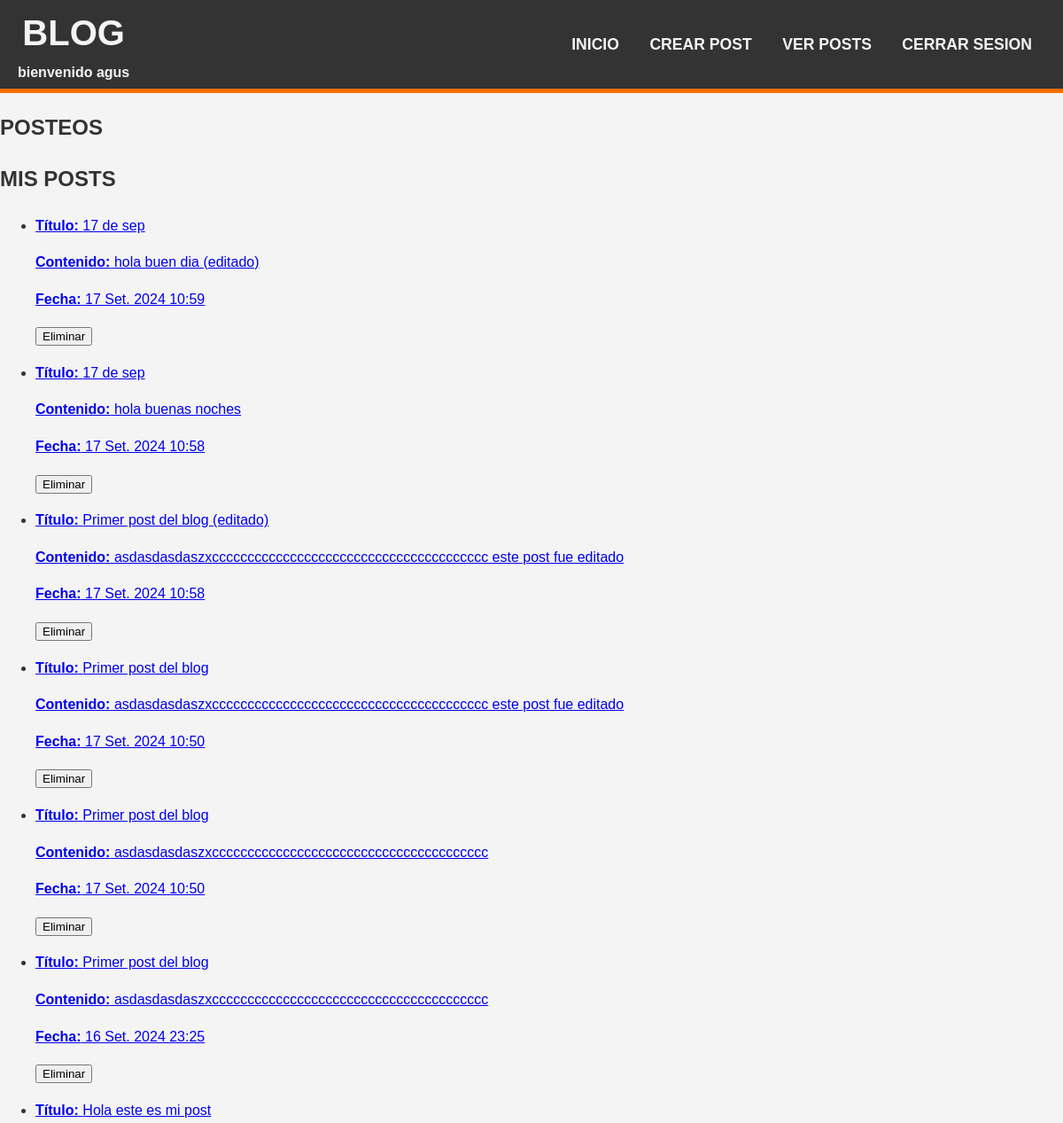
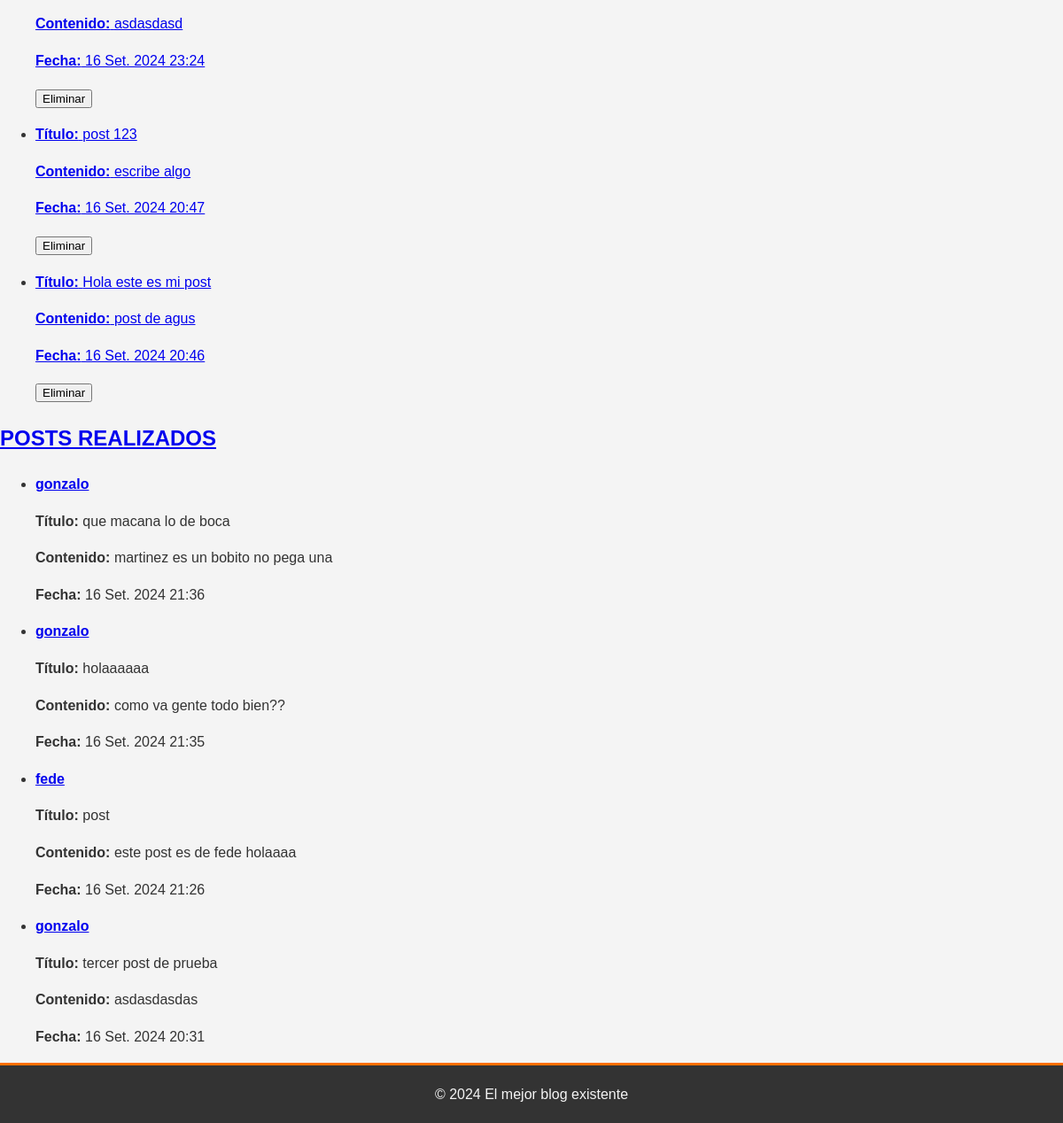
Before: /posts/ (signed in) with the older database file (2 pictures, top to bottom).
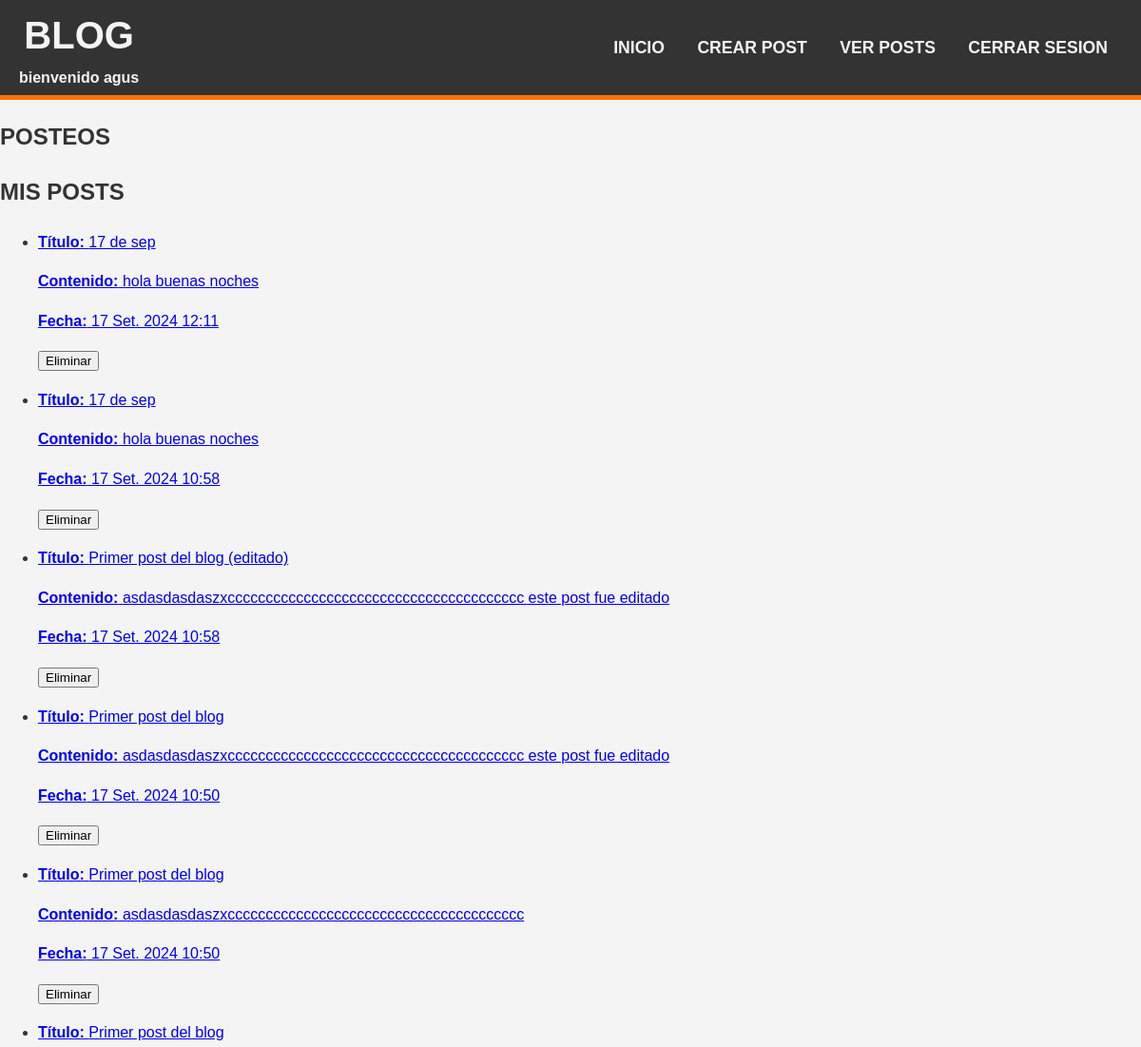
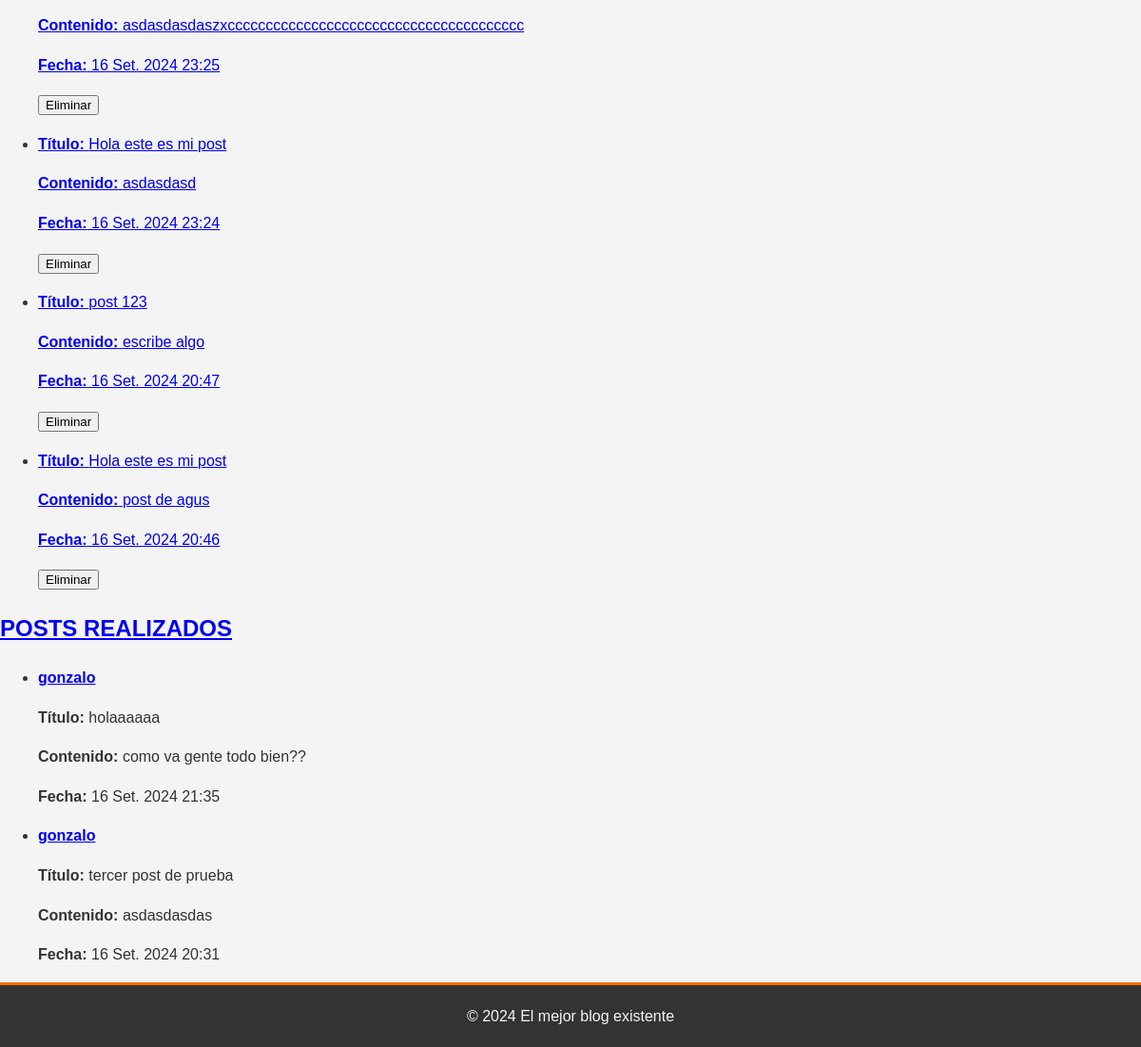
After: the same page with the newer database file (2 pictures, top to bottom).
### post/models.py (models this page shows, shortened)
class Posteo(models.Model):
    titulo = models.CharField(max_length=120)
    contenido= models.TextField()
    Fecha_de_publicacion = models.DateTimeField(auto_now_add=True)
    author= models.ForeignKey(User, on_delete=models.CASCADE, related_name='post_manage')

### post/views.py (the view)
# urls.py: path('posts/',views.post_list, name='lista_posteos'),
@login_required
def post_list(request):
    posts = Posteo.objects.all().order_by('-Fecha_de_publicacion')  # Muestra los posts más recientes primero
    return render(request, 'posts.html', {'posts': posts})

### post/templates/posts.html (shortened to what this page needs)
{% extends 'base.html' %}
{% block content %}
<div class="centered-content">
    <h2>POSTEOS</h2>
</div>
    <div class="post-container">
        <div class="">
            <h2 class="centered-content">MIS POSTS</h2>
            <ul class="centered-content">
                {% for post in posts %}
                    {% if post.author == user %}
                        <li class="post-card">
                            <a href="{% url 'detalle_posteo' post.pk %}" class="post-link">
                            <p><strong>Título:</strong> {{ post.titulo }}<br> </p>
                            <p><strong>Contenido:</strong> {{ post.contenido }}<br> </p>
                            <p><strong>Fecha:</strong> {{ post.Fecha_de_publicacion }}<br> </p>
                            <form method="POST" action="{% url 'delete' post.pk %}">
                            <button type="submit">Eliminar</button>
                            </form>
                        </li>
                    {% endif %}
                {% empty %}
                        <p>No hay posts para mostrar</p>
                {% endfor %}
            </ul>
        </div>
        <div class="">
            <h2 class="centered-content">POSTS REALIZADOS</h2>
            <ul class="centered-content">
                {% for post in posts %}
                    {% if post.author != user %}
                        <li class="post-card">
                            <a href="{% url 'detalle_posteo' post.pk %}" class="post-link">
                            <strong class="user">{{post.author}}</strong><br></a>
                            <p><strong>Título:</strong> {{ post.titulo }}<br> </p>
                            <p><strong>Contenido:</strong> {{ post.contenido }}<br> </p>
                            <p><strong>Fecha:</strong> {{ post.Fecha_de_publicacion }}<br> </p>
                        </li>
                    {% endif %}
                {% empty %}
                        <p>Nadie ha creado posts :( </p>
                {% endfor %}
            </ul>
        </div>
    </div>
{% endblock %}

### post/templates/base.html (shortened to what this page needs)
<!DOCTYPE html>
<html lang="es">
<head>
    {% load static %}
    <link rel="stylesheet" href="{% static 'css/styles.css' %}">
    <link rel="stylesheet" href="{% static 'css/adicionales.css' %}">
</head>
<body>
    <header>
        <div class="header">
        <h1>BLOG</h1>
        <p><strong> bienvenido {{ user.username }}</strong> </p>
        </div>
        <nav>
            <ul>
                {% if user.is_authenticated %}
                <li><a href="{% url 'home' %}">INICIO</a> </li>
                <li><a href="{% url 'crear' %}">CREAR POST</a></li>
                <li><a href="{% url 'lista_posteos' %}">VER POSTS</a></li>
                <li><a href="{% url 'logout' %}">CERRAR SESION</a></li>
                {% else %}
                <li><a href="{% url 'login' %}">INICIAR SESION</a></li>
                <li><a href="{% url 'register' %}">REGISTRARSE </a></li>
                {% endif %}
            </ul>
        </nav>
    </header>
    <main>
        {% block content %}
        {% endblock %}
    </main>
    <footer>
       © 2024 El mejor blog existente
    </footer>
</body>
</html>

### post/static/css/styles.css (style rules this page uses)
:root { --color-naranja: #ff6f00; --color-gris: #333333; --color-claro: #f4f4f4; }
body { font-family: Arial, Helvetica, sans-serif; background-color: var(--color-claro); color: var(--color-gris); margin: 0; padding: 0; line-height: 1.6; min-height: 100vh; }
header { display: flex; align-items: center; justify-content: space-between; background-color: var(--color-gris); color: var(--color-claro); padding: 0 20px; text-align: center; border-bottom: 5px solid var(--color-naranja); height: 100px; }
header h1 { margin: 0 auto; text-align: center; font-size: 2.5em; flex-grow: 1; }
header p { margin: 0; text-align: center; color: var(--color-claro); }
nav ul { list-style-type: none; padding: 0; margin: 0; text-align: center; }
nav ul li { display: inline; margin: 0 15px; }
nav ul li a { color: var(--color-claro); text-decoration: none; font-weight: bold; font-size: 1.1em; transition: color 0.5s ease; }
footer { background-color: var(--color-gris); color: var(--color-claro); text-align: center; padding: 20px; border-top: 3px solid var(--color-naranja); }

Changed rows visible on the page:
removed Posteo: titulo "17 de sep", contenido "hola buen dia (editado)", Fecha_de_publicacion "17 Set. 2024 10:59", shown under "MIS POSTS"
removed Posteo: author "gonzalo", titulo "que macana lo de boca", contenido "martinez es un bobito no pega una", Fecha_de_publicacion "16 Set. 2024 21:36", shown under "POSTS REALIZADOS"
removed Posteo: author "fede", titulo "post", contenido "este post es de fede holaaaa", Fecha_de_publicacion "16 Set. 2024 21:26", shown under "POSTS REALIZADOS"
added Posteo: titulo "17 de sep", contenido "hola buenas noches", Fecha_de_publicacion "17 Set. 2024 12:11", shown under "MIS POSTS"
